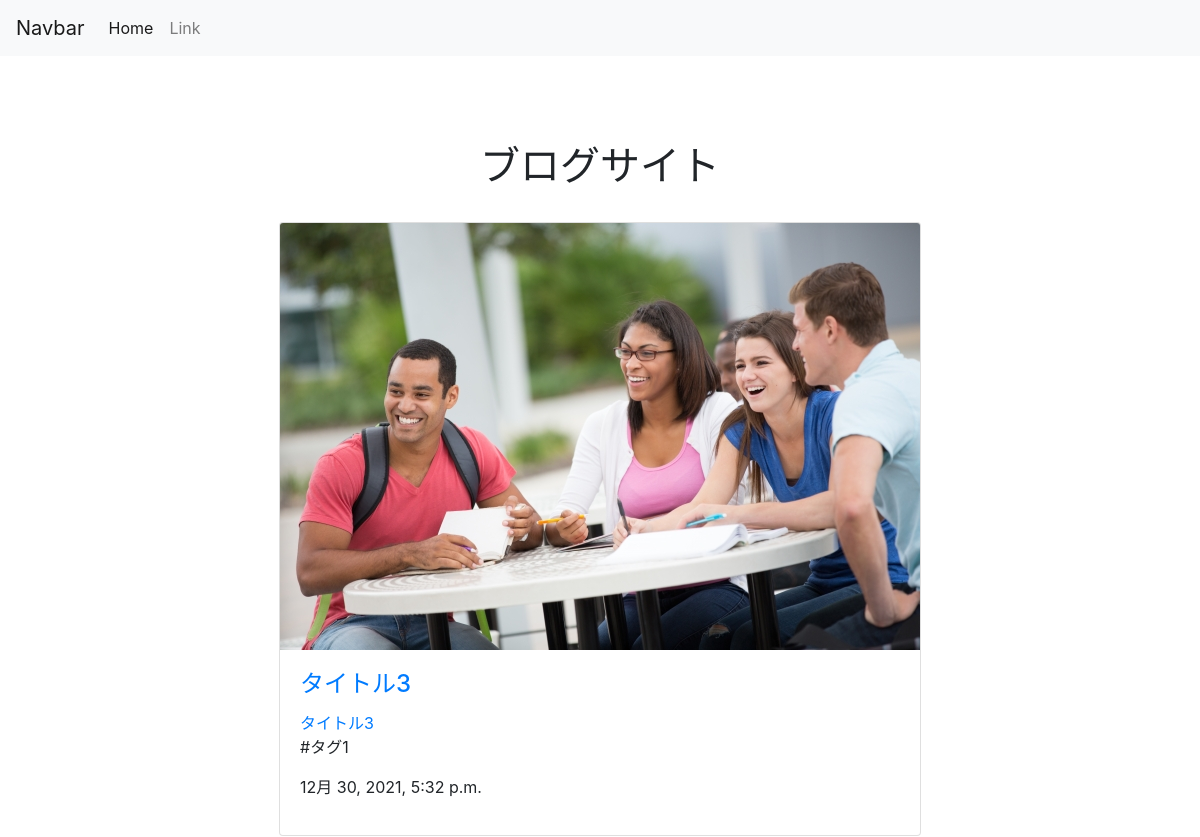
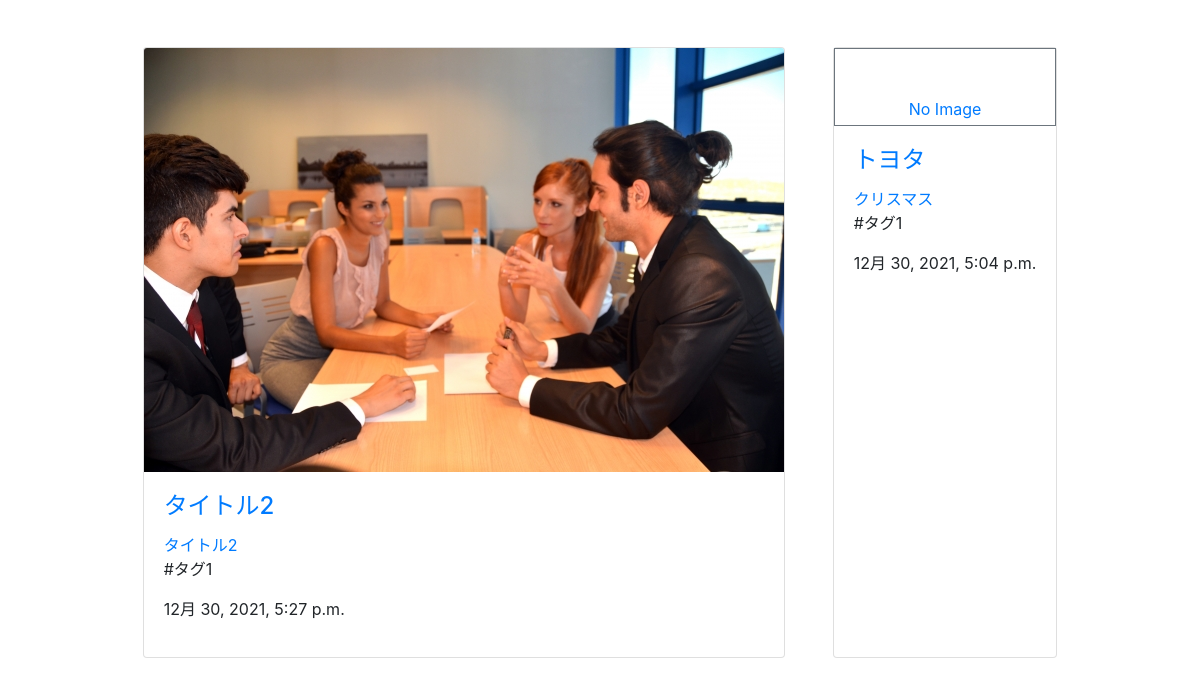
The app's page /, older data (2 pictures, top to bottom).
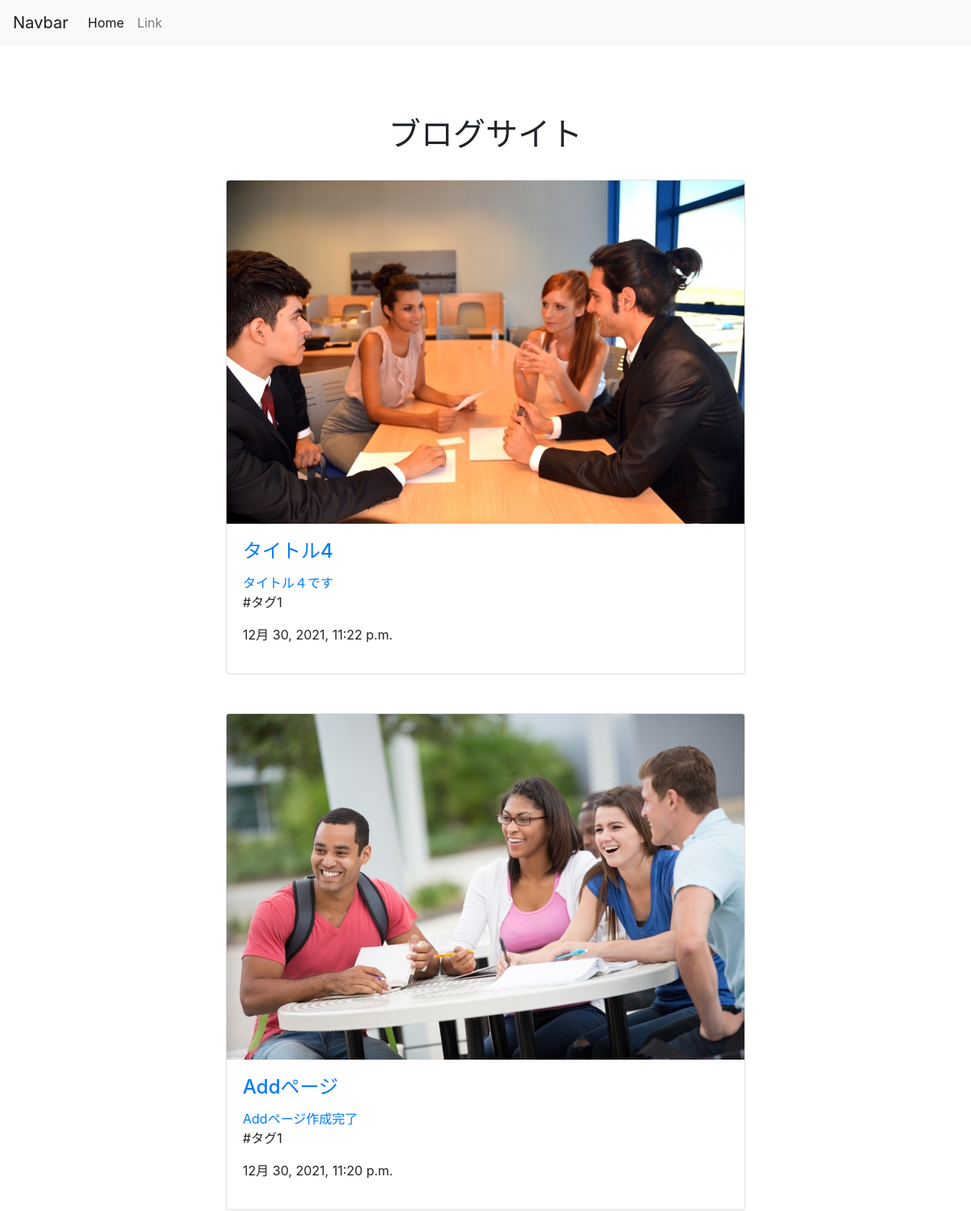
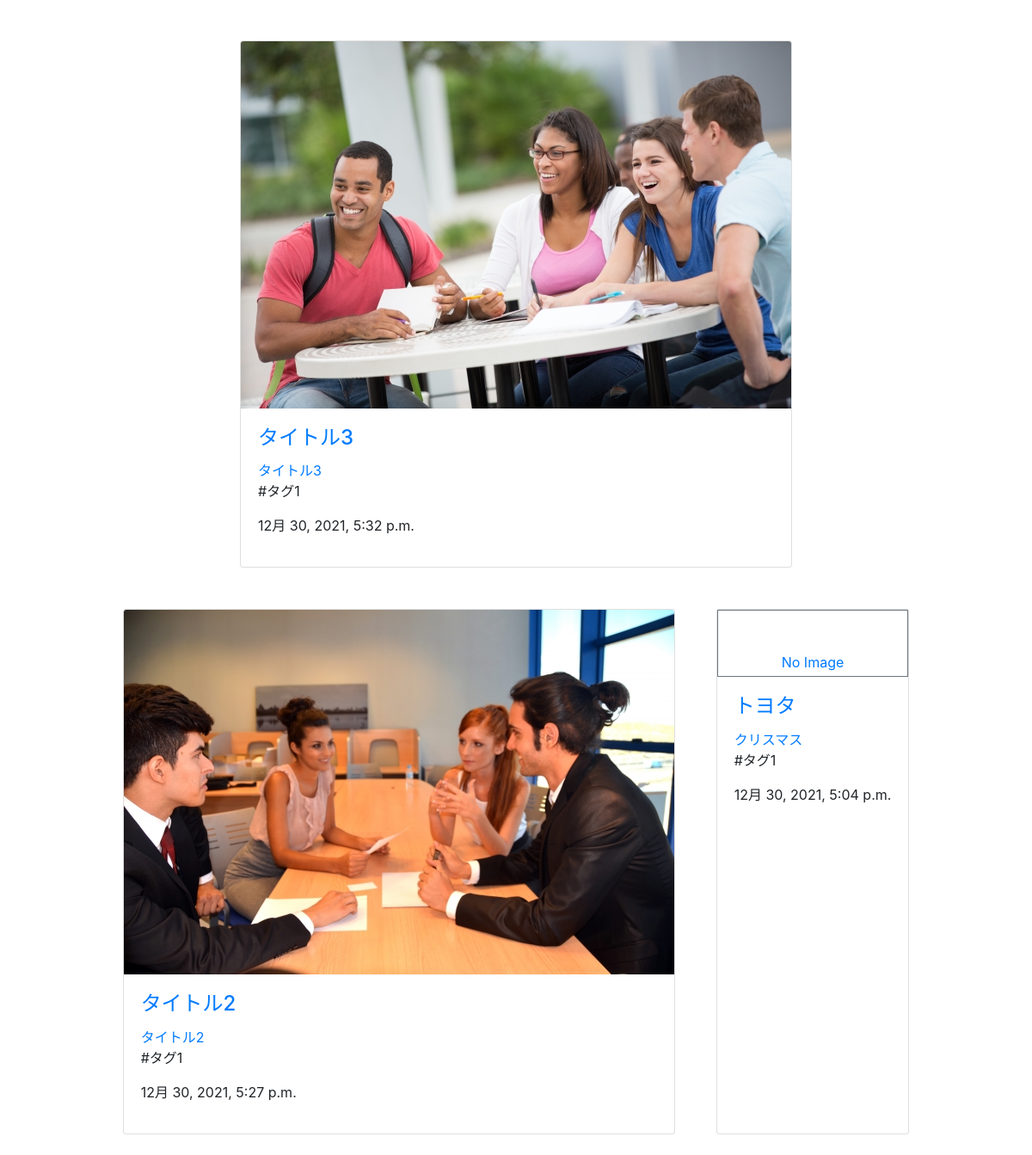
The same page, newer data (2 pictures, top to bottom).
### blog_app/models.py (models this page shows, shortened)
class Post(models.Model):
    title = models.CharField('タイトル', max_length=35)
    text = models.TextField('本文')
    image = models.ImageField('画像', upload_to='images', blank=True)
    created_at = models.DateTimeField('投稿日', default=timezone.now)
    tag = models.ForeignKey(Tag, verbose_name='タグ', on_delete=models.PROTECT)

class Tag(models.Model):
    tag = models.CharField('タグ名', max_length=50)
    def __str__(self):
        return self.tag

### blog_app/views.py (the view)
# urls.py: path('', index, name='index'),
def index(request):
    posts = Post.objects.all().order_by('-created_at')
    return render(request, 'blog_app/index.html', {'posts': posts})

### templates/blog_app/index.html (shortened to what this page needs)
{% extends 'base.html' %}
{% block content %}
<h1 class="mt-5 pt-4 text-center">ブログサイト</h1>
<div class="d-flex justify-content-center flex-wrap">
{% for post in posts%}
<a href="{% url 'blog_app:detail' post_id=post.id %}">
 <div class="card m-4" style="min-width: 300; max-height: 490;">
   {% if post.image %}
   <img style="max-width: 300; max-height: 300;" class="card-img-top" src="{{ post.image.url }}">
   {% else %}
   <div class="p-1 border border-secondary text-center pt-5" style="min-width: 300; min-height: 225;">No Image</div>
   {% endif %}
   <div class="card-body">
     <h4 class="card-title">{{post.title|truncatechars:10 | linebreaksbr}}</h4>
     <p class="card-text">
       {{ post.text|truncatechars:17 }}
     </p>
   </a>
     <p>#{{post.tag}}</p>
     <p>{{post.created_at}}</p>
 </div>
</div>
{% endfor %}
{% endblock %}

### templates/base.html (shortened to what this page needs)
<!doctype html>
<html lang="en">
  <head>
    <link rel="stylesheet" href="https://stackpath.bootstrapcdn.com/bootstrap/4.3.1/css/bootstrap.min.css">
  </head>
  <body style="padding-top:70px">
        <nav class="navbar fixed-top navbar-expand-lg navbar-light bg-light mb-5">
            <a class="navbar-brand" href="#">Navbar</a>
            <div class="collapse navbar-collapse" id="navbarTogglerDemo02">
            <ul class="navbar-nav mr-auto mt-2 mt-md-0">
                <li class="nav-item active">
                <a class="nav-link" href="#!">Home <span class="sr-only">(current)</span></a>
                </li>
                <li class="nav-item">
                <a class="nav-link" href="#!">Link</a>
                </li>
            </ul>
            </div>
        </nav>
        <div class="container">
            {% block content %}
            {% endblock %}
  </body>
</html>

Row changes from the older to the newer data that the page shows:
added Post: image (picture), title "タイトル4", text "タイトル４です", tag "タグ1", created_at "12月 30, 2021, 11:22 p.m."
added Post: image (picture), title "Addページ", text "Addページ作成完了", tag "タグ1", created_at "12月 30, 2021, 11:20 p.m."
